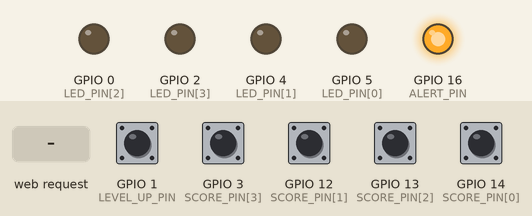
This sketch was run on a simulated ESP8266 (NodeMCU). Parts: output pins drawn as LEDs (lit = HIGH). The test bench sets the inputs (shaded band); at power-on: GPIO 1 (LEVEL_UP_PIN), GPIO 3 (SCORE_PIN[3]), GPIO 12 (SCORE_PIN[1]), GPIO 13 (SCORE_PIN[2]), GPIO 14 (SCORE_PIN[0]) HIGH. What the sketch prints to the serial monitor is not drawn.

Above: at 1.2 s.
1.3 s: GPIO 3 (SCORE_PIN[3]) pulled LOW for 0.15 s
At 1.6 s:
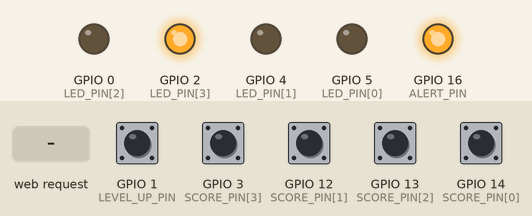
2.9 s: GPIO 12 (SCORE_PIN[1]) pulled LOW for 0.15 s
At 3.9 s:
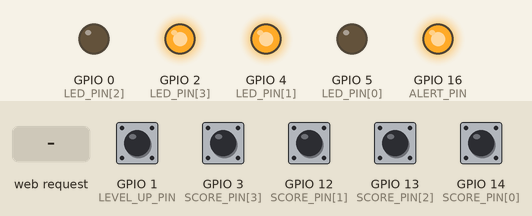
4.5 s: GPIO 13 (SCORE_PIN[2]) pulled LOW for 0.15 s
At 5.1 s:
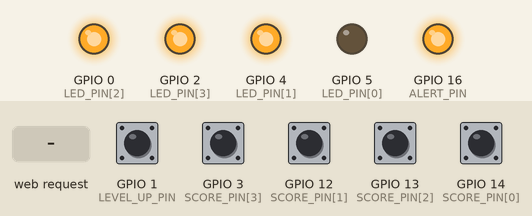
6.1 s: GPIO 14 (SCORE_PIN[0]) pulled LOW for 0.15 s
At 7.3 s:
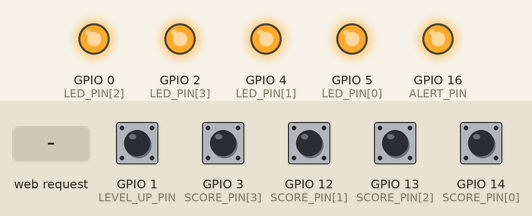
7.7 s: HTTP request GET /score received
At 8.7 s:
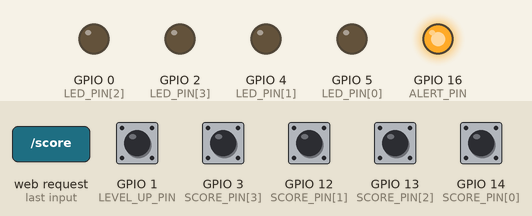
9.2 s: GPIO 12 (SCORE_PIN[1]) pulled LOW for 1 s
At 9.9 s:
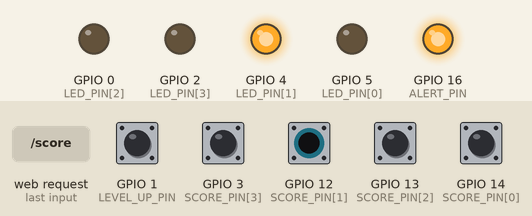
Timing chart, 0 to 12.2 s (numbered marks = the images above; inputs shaded):
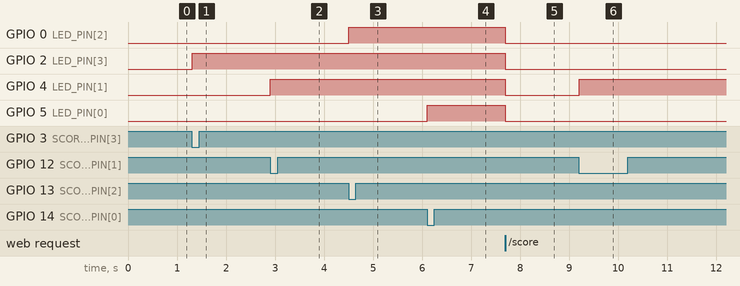

Measured:
- after the input at 1.3 s, GPIO 2 (LED_PIN[3]): LOW → HIGH at once
- after the input at 2.9 s, GPIO 4 (LED_PIN[1]): LOW → HIGH at once
- after the input at 4.5 s, GPIO 0 (LED_PIN[2]): LOW → HIGH at once
- after the input at 6.1 s, GPIO 5 (LED_PIN[0]): LOW → HIGH at once
- after the input at 7.7 s, GPIO 0 (LED_PIN[2]), GPIO 2 (LED_PIN[3]), GPIO 4 (LED_PIN[1]), GPIO 5 (LED_PIN[0]): HIGH → LOW at once
- after the input at 9.2 s, GPIO 4 (LED_PIN[1]): LOW → HIGH at once

The sketch:

push_the_green_button_scoring.ino
```cpp
#include <ESP8266WiFi.h>

//////////////////////
// WiFi Definitions //
//////////////////////
char WiFiAPPSK[] = "PT_FIELD_2";

/////////////////////
// Pin Definitions //
/////////////////////

const int LAST_BUTTON = 4;

const int LED_PIN[LAST_BUTTON] = {5, 4, 0, 2};    // D1, D2, D3, D4 (ignore D0)

const int SCORE_PIN[LAST_BUTTON] = {14, 12, 13, 3}; // D5, D6, D7, D9
const int LEVEL_UP_PIN = 1;                         // D10
const int ALERT_PIN = 16;                           // D0

bool button_state[LAST_BUTTON] = {false, false , false, false};

const int LAST_LEVEL = 3;
int level = LAST_LEVEL - 1;
int level_value[LAST_LEVEL] = {1, 10, 100};

const unsigned long int RESET_DEBOUNCE = 5000;

unsigned long int last_level_reset = 0;

int captured_score = 0;
int endgame = 0;

int score = 0;

WiFiServer server(80);

uint32_t start_time = 0;

void setup()
{
  initHardware();
  setupWiFi();
  server.begin();
}

void print_state()
{
  Serial.print("Level: "); Serial.println(level);
  for (int ii = 0; ii < LAST_BUTTON; ii++) {
    Serial.print(ii); Serial.print(" - "); Serial.println(button_state[ii]);
    Serial.print("Score: "); Serial.println(score);
  }
}

uint32_t now = 0;
uint32_t run_time = 0;

bool started = false;

void loop()
{
  int flag = 0;
  if (!start_time) {
    start_time = millis();
  }
  now = millis();
  run_time = now - start_time;
  if (run_time > 120000 && run_time <= 125000) {
    digitalWrite(ALERT_PIN, LOW);
    flag = 1;
  } else if (run_time > 125000 && run_time < 150000) {
    digitalWrite(ALERT_PIN, HIGH);
    flag = 0;
  } else if (run_time > 150000 && run_time < 151000) {
    if (!endgame) {
      captured_score = score;
      endgame = 1;
      digitalWrite(ALERT_PIN, LOW);
    }
  } else {
    flag = 0;
  }
  print_state();
  // check reset pin, if on, and not recently pushed, then set everything to new level
  // Serial.println(digitalRead(LEVEL_UP_PIN));
  int levelup_read;
  levelup_read = 0;
  levelup_read = digitalRead(LEVEL_UP_PIN);
  if (!levelup_read && ((millis() - last_level_reset) >  RESET_DEBOUNCE )) {
    for (int ii = 0; ii < LAST_BUTTON; ii++) {
      button_state[ii] = false;
      digitalWrite(LED_PIN[ii], LOW);
    }
    level--;
    if (level < 0) {
      level = 0;
    }
    last_level_reset = millis();
    print_state();
  }
  // check scoring pins, add score, set state and light LEDs
  int button_press = 0;
  for (int button = 0; button < LAST_BUTTON; button++) {
    button_press = digitalRead(SCORE_PIN[button]);
    if (!button_press && !button_state[button]) {
      button_state[button] = true;
      score += level_value[level];
      digitalWrite(LED_PIN[button], HIGH);
      Serial.print("Score! :"); Serial.println(button);
    }
  }

  // Check if a client has connected
  WiFiClient client = server.available();
  if (client) {
    // Read the first line of the request
    String request = client.readStringUntil('\r');

    client.flush();

    // Prepare the response. Start with the common header:
    String s;

    if (request.indexOf("score") != -1) {
      // if first time retrieval then start clock and scoring
      if (!started) {
        started = true;
        button_state[0] = false;
        digitalWrite(LED_PIN[0], LOW);
        button_state[1] = false;
        digitalWrite(LED_PIN[1], LOW);
        button_state[2] = false;
        digitalWrite(LED_PIN[2], LOW);
        button_state[3] = false;
        digitalWrite(LED_PIN[3], LOW);
        last_level_reset = 0;
        level = LAST_LEVEL - 1;
        score = 0;
        start_time = millis();
        run_time = 0;
        flag = 0;
        endgame = 0;
        captured_score = 0;
      }

      s = "HTTP/1.0 200 OK\r\n";
      s += "Content-Type: text/html\r\n\r\n";
      s += "<!DOCTYPE HTML>\r\n<html>\r\n";
      s += "<head><meta http-equiv=\"refresh\" content=\"1\"> <title>Field Scoring Page </title> </head>";

      s += String("<p><h1>");
      s += "Score: ";
      if (endgame) {
        s += String(captured_score);
      } else {
        s += String(score);
      }
      s += String("</h1></p>");
      s += String("<p> <h1> run time: ") + String(run_time/1000) + String("</h1></p>");

      if (run_time > 150000) {
        s += String("<br/<p><h1><bold> GAME COMPLETE </bold></h1></p><br/>");
      }

      s += "<br>"; // Go to the next line.
      s += "</html>\n";

    } else {

      s = "HTTP/1.0 200 OK\r\n";
      s += "Content-Type: text/html\r\n\r\n";
      s += "<!DOCTYPE HTML>\r\n<html>\r\n";
      s += "<head> <title>Field Scoring Page </title> </head>";
      s += String("<table><tr><td>");
      s += String("<a href=\"/score\"><button> <H1> Start Now !  </H1></button></a>");
      s += String("</td>");
      s += String("</tr></table>");
      s += "</html>\n";

    }
    // Send the response to the client
    client.print(s);
    client.flush();
    Serial.println("Client disonnected");
    delay(1);
  }
}

void setupWiFi()
{
  Serial.println("Set up WiFi");
  WiFi.mode(WIFI_AP);

  char* AP_SSID = WiFiAPPSK;
  char* AP_PW = "password";

  WiFi.softAP(AP_SSID, AP_PW);

  IPAddress myIP = WiFi.softAPIP();

  Serial.print("AP IP address: ");

  Serial.println(myIP);
}

void initHardware()
{
  Serial.begin(115200);
  for (int ii = 0; ii < LAST_BUTTON; ii++) {
    pinMode(SCORE_PIN[ii], INPUT_PULLUP);
    pinMode(LED_PIN[ii], OUTPUT);
    pinMode(ALERT_PIN, OUTPUT);
    digitalWrite(LED_PIN[ii], LOW);
    digitalWrite(ALERT_PIN, HIGH);
  }
  pinMode(LEVEL_UP_PIN, INPUT_PULLUP);
}
```
